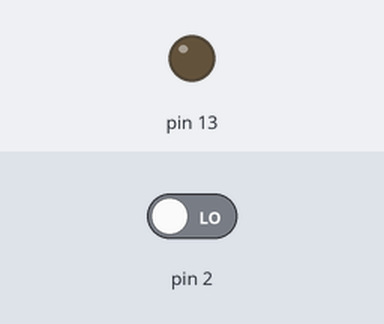
A sketch run on a simulated Arduino Uno, built with avr-gcc and run on an emulated ATmega328P. On the bench: output pins drawn as LEDs (lit = HIGH). Inputs (shaded band) come from the test bench; at power-on: pin 2 LOW.

Above: at 1.2 s.
1.3 s: pin 2 driven HIGH
At 2.5 s:
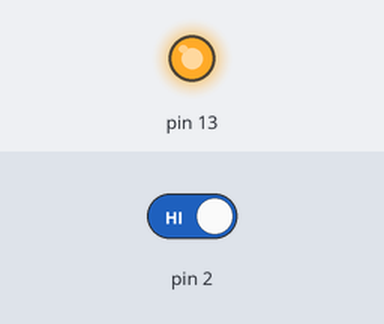
2.8 s: pin 2 driven LOW
At 3.6 s:
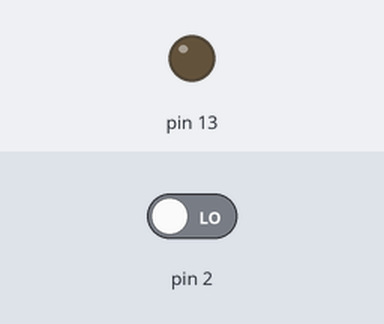
Timing chart, 0 to 5.8 s (numbered marks = the images above; inputs shaded):
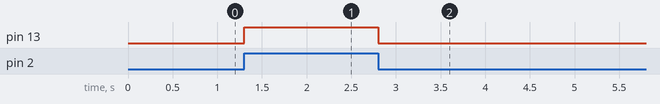

Measured:
- after the input at 1.3 s, pin 13: LOW → HIGH at once
- after the input at 2.8 s, pin 13: HIGH → LOW at once

The sketch:

buttonLED.ino
```cpp
void setup() {
  pinMode(13 , OUTPUT) ;
  pinMode(2, INPUT) ;
  digitalWrite(13 , LOW);
}

void loop() {
  if(digitalRead(2)==HIGH){
    digitalWrite(13  , HIGH);
  }else {
    digitalWrite(13 , LOW);
  }
}
```
